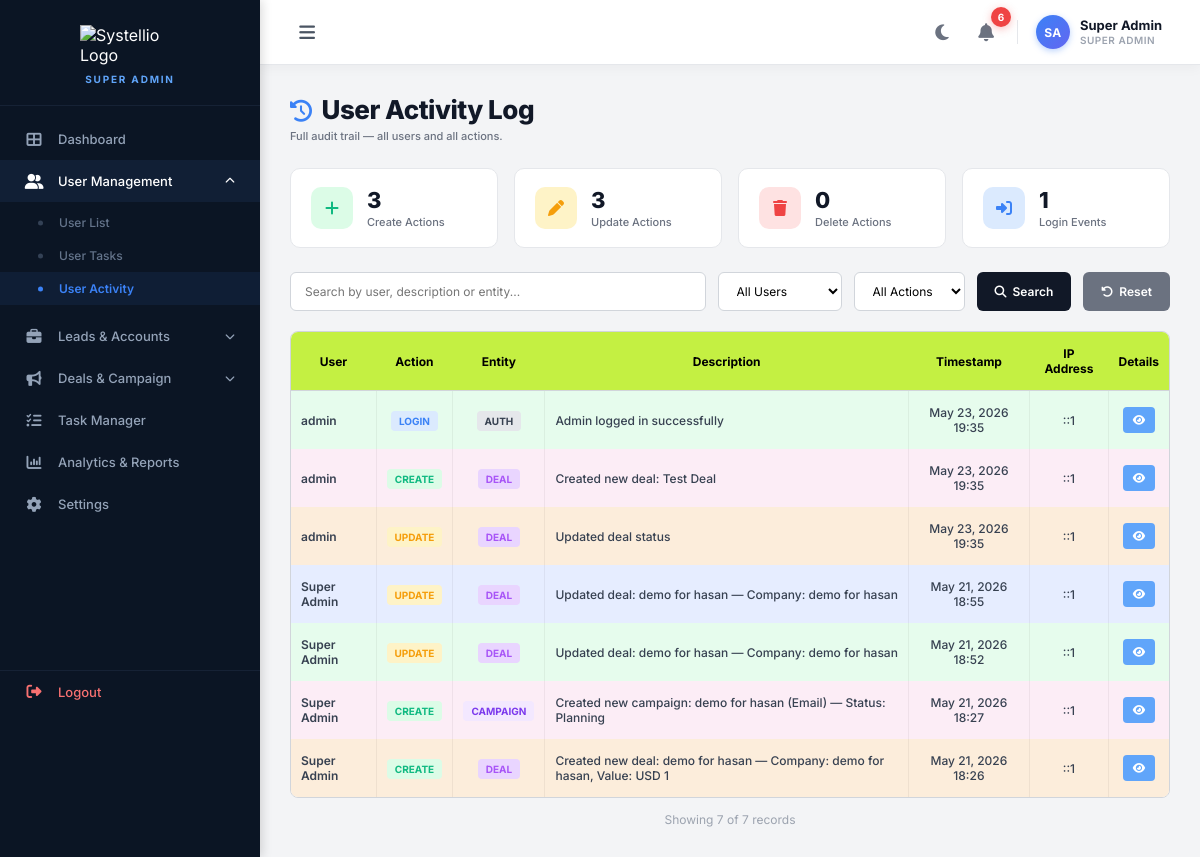
/user_activity.php (signed in), run on the app's committed database.
### tables this page shows
CREATE TABLE `activity_logs` (
  `id` int(11) NOT NULL,
  `user_id` int(11) NOT NULL,
  `username` varchar(100) NOT NULL,
  `action` varchar(50) NOT NULL COMMENT 'CREATE, UPDATE, DELETE, LOGIN, LOGOUT, VIEW, etc.',
  `description` text NOT NULL,
  `entity_type` varchar(50) NOT NULL COMMENT 'User, Task, Company, Deal, Contact, etc.',
  `entity_id` int(11) DEFAULT NULL,
  `old_value` longtext DEFAULT NULL COMMENT 'Previous value before update',
  `new_value` longtext DEFAULT NULL COMMENT 'New value after update',
  `ip_address` varchar(45) DEFAULT NULL,
  `timestamp` timestamp NOT NULL DEFAULT current_timestamp()
);

### user_activity.php (the view, shortened to what this page needs)
<?php
@include 'config.php';
$currentRole     = $_SESSION['role'];
$currentUserId   = (int)$_SESSION['user_id'];
$filterType = isset($_GET['filter']) ? $_GET['filter'] : 'all';
$searchTerm = isset($_GET['search']) ? trim($_GET['search'])  : '';
$filterUser = isset($_GET['user'])   ? trim($_GET['user'])    : 'all';
$limit      = 50;
$page       = isset($_GET['page']) ? max(1, intval($_GET['page'])) : 1;
$offset     = ($page - 1) * $limit;
$statCreate = 0; $statUpdate = 0; $statDelete = 0; $statLogin = 0;
$totalActivities   = 0;
$activityTableRows = '';
$userFilterOptions = "<option value='all'" . ($filterUser === 'all' ? ' selected' : '') . ">All Users</option>";
$visibleUserIds = [];
$superAdminIds = [];
$assignedTaskIds = [];
$assignedDealIds = [];
function actionClass($a) {
    $map = ['CREATE'=>'action-create','UPDATE'=>'action-update','DELETE'=>'action-delete','LOGIN'=>'action-login','LOGOUT'=>'action-logout'];
    return $map[$a] ?? 'action-view';
}
function entityClass($e) {
    $map = ['User'=>'entity-user','Task'=>'entity-task','Company'=>'entity-company','Deal'=>'entity-deal','Contact'=>'entity-contact','Campaign'=>'entity-campaign'];
    return $map[$e] ?? 'entity-default';
}
function buildRow($row) {
    $ac   = actionClass($row['action']);
    $ec   = entityClass($row['entity_type']);
    $data = htmlspecialchars(json_encode($row), ENT_QUOTES, 'UTF-8');
    $ts   = date('M d, Y H:i', strtotime($row['timestamp']));
    $user = htmlspecialchars($row['username']);
    $act  = htmlspecialchars($row['action']);
    $ent  = htmlspecialchars($row['entity_type']);
    $desc = htmlspecialchars($row['description']);
    $ip   = htmlspecialchars($row['ip_address']);
    return "<tr>
        <td style='text-align:left;font-weight:600;'>$user</td>
        <td><span class='badge $ac'>$act</span></td>
        <td><span class='badge $ec'>$ent</span></td>
        <td style='text-align:left;'>$desc</td>
        <td>$ts</td>
        <td>$ip</td>
        <td><div class='action-btns'><button class='btn-view' onclick='openDetailModal({$data})'><i class='fa-solid fa-eye'></i></button></div></td>
    </tr>";
}
function buildRoleWhere($currentRole, $currentUserId, $visibleUserIds, $superAdminIds, $assignedTaskIds, $assignedDealIds) {
    $where = "WHERE 1=1";
    return $where;
}
if (isset($conn)) {
    $statsWhere = buildRoleWhere($currentRole, $currentUserId, $visibleUserIds, $superAdminIds, $assignedTaskIds, $assignedDealIds);
    $mainWhere = $statsWhere;
    $sqStats = mysqli_query($conn, "SELECT action, COUNT(*) as cnt FROM activity_logs $statsWhere GROUP BY action");
    if ($sqStats) {
        while ($sr = mysqli_fetch_assoc($sqStats)) {
            if ($sr['action'] === 'CREATE') $statCreate = (int)$sr['cnt'];
            elseif ($sr['action'] === 'UPDATE') $statUpdate = (int)$sr['cnt'];
            elseif ($sr['action'] === 'DELETE') $statDelete = (int)$sr['cnt'];
            elseif ($sr['action'] === 'LOGIN')  $statLogin  = (int)$sr['cnt'];
        }
    }
    $cq = mysqli_query($conn, "SELECT COUNT(*) as total FROM activity_logs $mainWhere");
    $totalActivities = $cq ? (int)mysqli_fetch_assoc($cq)['total'] : 0;
    $aq = mysqli_query($conn, "SELECT * FROM activity_logs $mainWhere ORDER BY timestamp DESC LIMIT $limit OFFSET $offset");
    if ($aq && mysqli_num_rows($aq) > 0) {
        while ($row = mysqli_fetch_assoc($aq)) {
            $row['entity_id'] = $row['entity_id'] ?? '-';
            $row['old_value'] = $row['old_value'] ?? '—';
            $row['new_value'] = $row['new_value'] ?? '—';
            $activityTableRows .= buildRow($row);
        }
    }
    $ddWhere = buildRoleWhere($currentRole, $currentUserId, $visibleUserIds, $superAdminIds, $assignedTaskIds, $assignedDealIds);
    $uq = mysqli_query($conn, "SELECT DISTINCT username FROM activity_logs $ddWhere ORDER BY username ASC");
    if ($uq) {
        while ($ur = mysqli_fetch_assoc($uq)) {
            $sel = ($filterUser === $ur['username']) ? ' selected' : '';
            $userFilterOptions .= "<option value='" . htmlspecialchars($ur['username']) . "'$sel>" . htmlspecialchars($ur['username']) . "</option>";
        }
    }
}
$reportCount  = max(0, count($visibleUserIds) - 1);
$subtitleText = match($currentRole) {
    'super_admin' => 'Full audit trail — all users and all actions.',
    'admin'       => "Your activity + {$reportCount} team member(s) under you (managers and their agents).",
    'manager'     => "Your activity + {$reportCount} agent(s) reporting to you, plus your assigned tasks and deals.",
    'agent'       => 'Your own activity and actions on your assigned tasks and deals.',
    default       => 'Activity log.',
};
?>
<!DOCTYPE html>
<html lang="en">
<head>
    <link rel="stylesheet" href="https://cdnjs.cloudflare.com/ajax/libs/font-awesome/6.4.0/css/all.min.css">
</head>
<body>
<?php $activePage = 'user_activity'; include 'sidebar.php'; ?>
<div class="main-content">
    <?php include 'topbar.php'; ?>
    <div id="activitySection">
        <div class="activity-header">
            <div class="activity-title">
                <h1><i class="fa-solid fa-clock-rotate-left" style="margin-right:10px;color:#3b82f6;font-size:22px;"></i>User Activity Log</h1>
                <p><?php echo htmlspecialchars($subtitleText); ?></p>
            </div>
        </div>
        <div class="stats-grid">
            <div class="stat-card">
                <div class="stat-icon green"><i class="fa-solid fa-plus"></i></div>
                <div><div class="stat-number"><?php echo $statCreate; ?></div><div class="stat-label">Create Actions</div></div>
            </div>
            <div class="stat-card">
                <div class="stat-icon yellow"><i class="fa-solid fa-pen"></i></div>
                <div><div class="stat-number"><?php echo $statUpdate; ?></div><div class="stat-label">Update Actions</div></div>
            </div>
            <div class="stat-card">
                <div class="stat-icon red"><i class="fa-solid fa-trash"></i></div>
                <div><div class="stat-number"><?php echo $statDelete; ?></div><div class="stat-label">Delete Actions</div></div>
            </div>
            <div class="stat-card">
                <div class="stat-icon blue"><i class="fa-solid fa-right-to-bracket"></i></div>
                <div><div class="stat-number"><?php echo $statLogin; ?></div><div class="stat-label">Login Events</div></div>
            </div>
        </div>
        <div class="filter-section">
            <form method="GET" style="display:flex;gap:12px;flex-wrap:wrap;width:100%;">
                <input type="text" name="search" class="filter-input" placeholder="Search by user, description or entity..." value="<?php echo htmlspecialchars($searchTerm); ?>" style="flex:1;min-width:220px;">
                <select name="user" class="filter-select"><?php echo $userFilterOptions; ?></select>
                <select name="filter" class="filter-select">
                    <option value="all"    <?php echo $filterType==='all'    ?'selected':''; ?>>All Actions</option>
                </select>
                <button type="submit" class="filter-btn"><i class="fa-solid fa-magnifying-glass"></i> Search</button>
                <a href="user_activity.php" class="filter-btn grey"><i class="fa-solid fa-rotate-left"></i> Reset</a>
            </form>
        </div>
        <div class="table-wrapper">
            <table class="custom-table">
                <thead>
                    <tr>
                        <th>User</th><th>Action</th><th>Entity</th><th>Description</th><th>Timestamp</th><th>IP Address</th><th>Details</th>
                    </tr>
                </thead>
                <tbody>
                    <?php echo $activityTableRows; ?>
                </tbody>
            </table>
        </div>
        <div style="text-align:center;margin-top:14px;color:#9ca3af;font-size:12px;">
            Showing <?php echo min($limit, max(0, $totalActivities - $offset)); ?> of <?php echo $totalActivities; ?> records
        </div>
    </div>
</div>
</body>
</html>

### user_activity.php (style rules this page uses)
* { margin: 0; padding: 0; box-sizing: border-box; font-family: 'Inter', sans-serif; }
body { background-color: #f3f4f6; display: flex; height: 100vh; overflow: hidden; transition: background-color 0.3s, color 0.3s; color: #111827; }
.main-content { flex-grow: 1; display: flex; flex-direction: column; overflow-y: auto; background-color: #f3f4f6; transition: background-color 0.3s; }
#activitySection { padding: 30px; }
.activity-header { display: flex; justify-content: space-between; align-items: flex-start; margin-bottom: 25px; }
.activity-title h1 { font-size: 26px; font-weight: 800; letter-spacing: -0.5px; margin-bottom: 4px; }
.activity-title p { font-size: 11px; color: #6b7280; font-weight: 500; }
.stats-grid { display: grid; grid-template-columns: repeat(4,1fr); gap: 16px; margin-bottom: 24px; }
.stat-card { background: #fff; border-radius: 10px; padding: 18px 20px; display: flex; align-items: center; gap: 14px; border: 1px solid #e5e7eb; transition: 0.3s; }
.stat-icon { width: 42px; height: 42px; border-radius: 10px; display: flex; align-items: center; justify-content: center; font-size: 16px; flex-shrink: 0; }
.stat-icon.green { background: #dcfce7; color: #10b981; }
.stat-icon.yellow { background: #fef3c7; color: #f59e0b; }
.stat-icon.red { background: #fee2e2; color: #ef4444; }
.stat-icon.blue { background: #dbeafe; color: #3b82f6; }
.stat-number { font-size: 22px; font-weight: 800; color: #111827; }
.stat-label { font-size: 11px; color: #6b7280; font-weight: 500; margin-top: 2px; }
.filter-section { display: flex; gap: 12px; margin-bottom: 20px; flex-wrap: wrap; }
.filter-input { padding: 10px 14px; border: 1px solid #d1d5db; border-radius: 6px; font-size: 12px; outline: none; background: #fff; transition: 0.3s; }
.filter-select { padding: 10px 14px; border: 1px solid #d1d5db; border-radius: 6px; font-size: 12px; outline: none; background: #fff; cursor: pointer; transition: 0.3s; }
.filter-btn { background-color: #111827; color: #fff; padding: 10px 18px; border-radius: 6px; font-size: 12px; font-weight: 600; border: none; cursor: pointer; transition: 0.3s; text-decoration: none; display: inline-flex; align-items: center; gap: 6px; }
.filter-btn.grey { background-color: #6b7280; }
.table-wrapper { border-radius: 8px; overflow: hidden; border: 1px solid #d1d5db; background: #fff; }
.custom-table { width: 100%; border-collapse: collapse; text-align: center; font-size: 12px; }
.custom-table th { background-color: #c4f042; padding: 14px 10px; font-weight: 700; color: #000; border-bottom: 1px solid #d1d5db; }
.custom-table td { padding: 14px 10px; color: #374151; font-weight: 500; vertical-align: middle; border-right: 1px solid rgba(0,0,0,0.05); }
.custom-table td:last-child { border-right: none; }
.custom-table tbody tr:nth-child(4n+1) { background-color: #e6fced; }
.custom-table tbody tr:nth-child(4n+2) { background-color: #fcedf6; }
.custom-table tbody tr:nth-child(4n+3) { background-color: #fceddb; }
.custom-table tbody tr:nth-child(4n+4) { background-color: #e6edff; }
.badge { padding: 4px 8px; border-radius: 4px; font-size: 10px; font-weight: 700; text-transform: uppercase; }
.action-create { background-color: #dcfce7; color: #10b981; }
.action-update { background-color: #fef3c7; color: #f59e0b; }
.action-login { background-color: #dbeafe; color: #3b82f6; }
.entity-deal { background-color: #e9d5ff; color: #a855f7; }
.entity-campaign { background-color: #f3e8ff; color: #7c3aed; }
.entity-default { background-color: #e5e7eb; color: #374151; }
.action-btns { display: flex; justify-content: center; gap: 6px; }
.btn-view { background-color: #60a5fa; color: #fff; padding: 6px 10px; border-radius: 4px; font-size: 11px; border: none; cursor: pointer; transition: 0.3s; }

### data on the page
activity_logs: username "admin", action "LOGIN", entity_type "AUTH", description "Admin logged in successfully", timestamp "May 23, 2026 19:35", ip_address "::1"
activity_logs: username "admin", action "CREATE", entity_type "DEAL", description "Created new deal: Test Deal", timestamp "May 23, 2026 19:35", ip_address "::1"
activity_logs: username "admin", action "UPDATE", entity_type "DEAL", description "Updated deal status", timestamp "May 23, 2026 19:35", ip_address "::1"
activity_logs: username "Super Admin", action "UPDATE", entity_type "DEAL", description "Updated deal: demo for hasan — Company: demo for hasan", timestamp "May 21, 2026 18:55", ip_address "::1"
activity_logs: username "Super Admin", action "UPDATE", entity_type "DEAL", description "Updated deal: demo for hasan — Company: demo for hasan", timestamp "May 21, 2026 18:52", ip_address "::1"
activity_logs: username "Super Admin", action "CREATE", entity_type "CAMPAIGN", description "Created new campaign: demo for hasan (Email) — Status: Planning", timestamp "May 21, 2026 18:27", ip_address "::1"
activity_logs: username "Super Admin", action "CREATE", entity_type "DEAL", description "Created new deal: demo for hasan — Company: demo for hasan, Value: USD 1", timestamp "May 21, 2026 18:26", ip_address "::1"

### other printed values
$sidebarRole "SUPER ADMIN"
$_notif_count "6"
$_tb_initials "SA"
$_tb_name "Super Admin"
$_tb_role_display "SUPER ADMIN"
$subtitleText "Full audit trail — all users and all actions."
$statCreate "3"
$statUpdate "3"
$statDelete "0"
$statLogin "1"
min($limit, max(0, $totalActivities - $offset)) "7"
$totalActivities "7"
